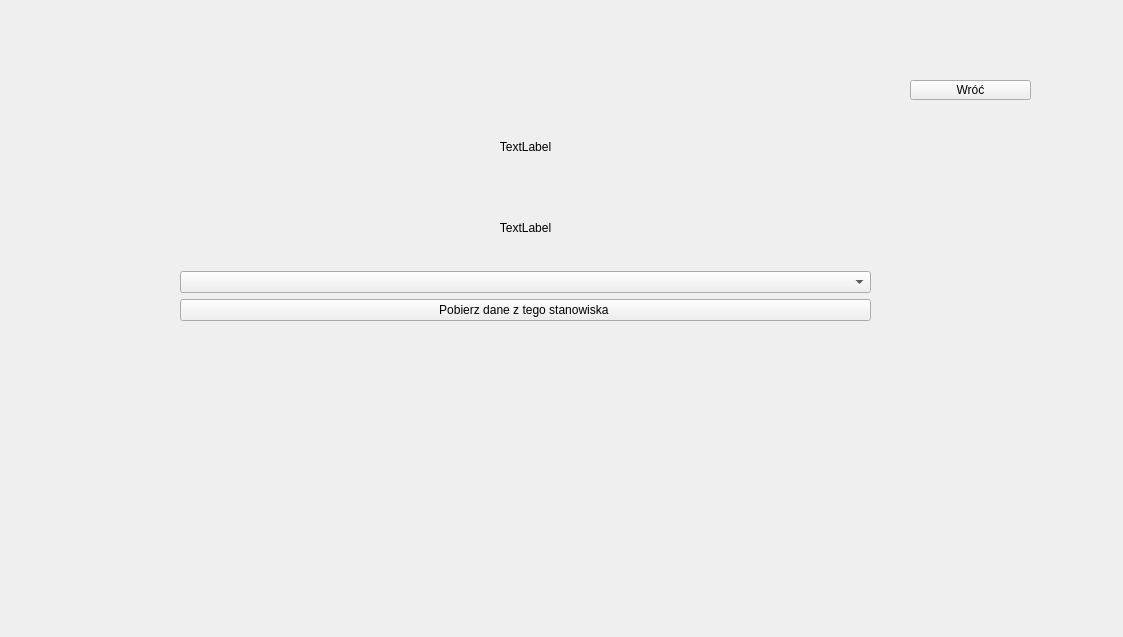
<?xml version="1.0" encoding="UTF-8"?>
<ui version="4.0">
 <class>oknostacji</class>
 <widget class="QWidget" name="oknostacji">
  <property name="geometry">
   <rect>
    <x>0</x>
    <y>0</y>
    <width>1123</width>
    <height>637</height>
   </rect>
  </property>
  <property name="windowTitle">
   <string>Form</string>
  </property>
  <widget class="QWidget" name="layoutWidget">
   <property name="geometry">
    <rect>
     <x>180</x>
     <y>110</y>
     <width>691</width>
     <height>211</height>
    </rect>
   </property>
   <layout class="QVBoxLayout" name="verticalLayout_2">
    <item>
     <layout class="QVBoxLayout" name="verticalLayout">
      <item>
       <widget class="QLabel" name="tekststacja">
        <property name="text">
         <string>TextLabel</string>
        </property>
        <property name="textFormat">
         <enum>Qt::TextFormat::RichText</enum>
        </property>
        <property name="scaledContents">
         <bool>true</bool>
        </property>
        <property name="alignment">
         <set>Qt::AlignmentFlag::AlignCenter</set>
        </property>
        <property name="margin">
         <number>2</number>
        </property>
       </widget>
      </item>
      <item>
       <widget class="QLabel" name="wyswietlnapis">
        <property name="text">
         <string>TextLabel</string>
        </property>
        <property name="textFormat">
         <enum>Qt::TextFormat::RichText</enum>
        </property>
        <property name="scaledContents">
         <bool>true</bool>
        </property>
        <property name="alignment">
         <set>Qt::AlignmentFlag::AlignCenter</set>
        </property>
        <property name="margin">
         <number>2</number>
        </property>
       </widget>
      </item>
      <item>
       <widget class="QComboBox" name="listaczujnikow"/>
      </item>
     </layout>
    </item>
    <item>
     <widget class="QPushButton" name="wybranostanowisko">
      <property name="text">
       <string>Pobierz dane z tego stanowiska </string>
      </property>
     </widget>
    </item>
   </layout>
  </widget>
  <widget class="QPushButton" name="wroc">
   <property name="geometry">
    <rect>
     <x>910</x>
     <y>80</y>
     <width>121</width>
     <height>20</height>
    </rect>
   </property>
   <property name="text">
    <string>Wróć</string>
   </property>
  </widget>
 </widget>
 <resources/>
 <connections/>
</ui>
